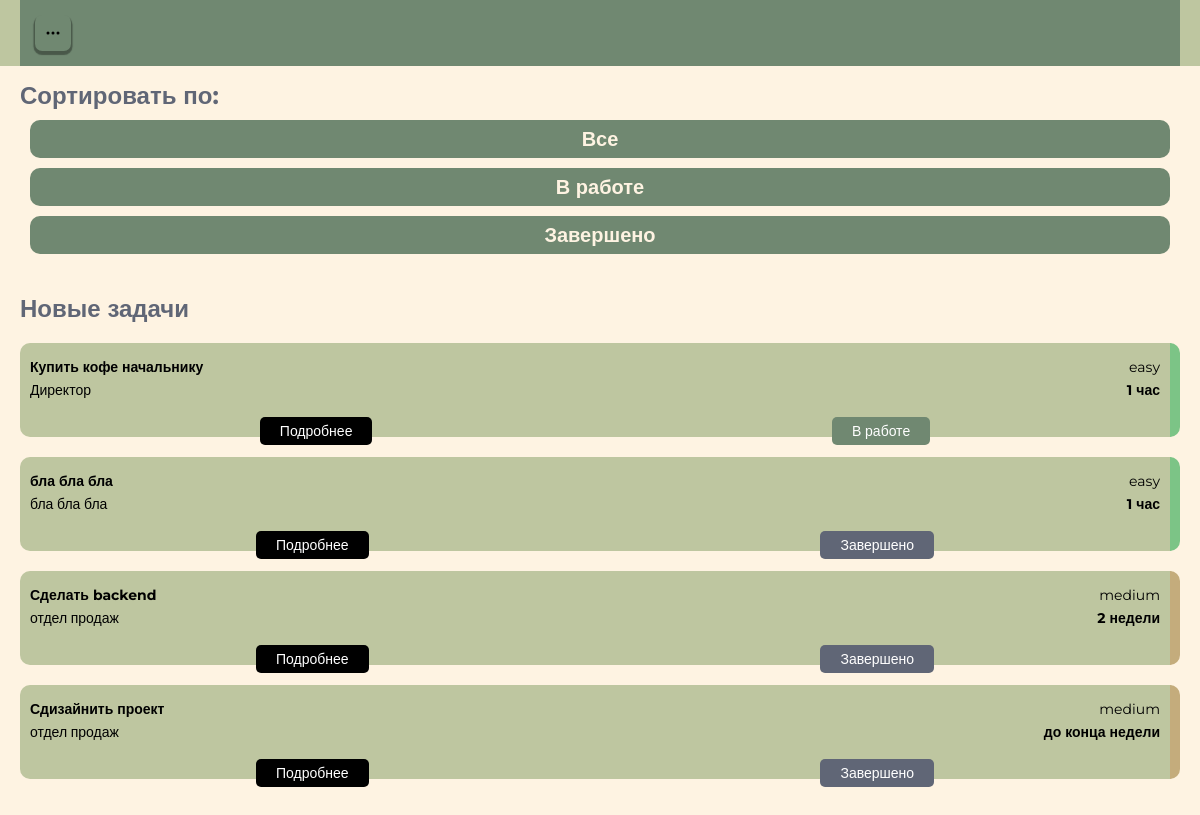
The page / on the database its author committed.
### taskmanager_app/models.py (models this page shows, shortened)
class Tasks(models.Model):
    title = models.CharField("Название задачи", max_length=255)
    category = models.ForeignKey(Category, on_delete=models.CASCADE, verbose_name="Выберите сортировку")
    customer = models.CharField("Имя заказчика", max_length=100)
    deadline = models.CharField("Дедлайн", max_length=100)
    difficulty = models.CharField("Сложность", max_length=80)
    description = models.TextField("Описание задачи")
    condition = models.TextField("Описание условия")
    address = models.CharField("Адрес заказа", max_length=100)
    phone = models.CharField("Телефон", max_length=20)
    email = models.CharField("Email", max_length=100)
    created_at = models.DateTimeField("Дата и время публикации", default=datetime.now)
    is_active = models.BooleanField("Активная задача", default=False)
    class Meta:
        verbose_name = "Задача"
        verbose_name_plural = "Задачи"

### taskmanager_app/views.py (the view)
# urls.py: path('', views.home_page, name='home_page'),
def home_page(request):
    categories = Category.objects.all()
    tasks = Tasks.objects.all().order_by('-created_at')[:4]
    context = {
        'categories': categories,
        'tasks': tasks
    }
    return render(request, "./home.html", context)

### taskmanager_app/templates/home.html (shortened to what this page needs)
{% extends 'base.html'%}
{% block content %}
<section class="categories">
    <div class="container">
        <h2 class="title">Сортировать по:</h2>
        <div class="categories-list">
            <a href="{% url 'tasks_page' %}" class="category-item">Все</a>
            <a href="{% url 'tasks_by_category_page' %}" class="category-item">В работе</a>
            <a href="{% url 'off_tasks' %}" class="category-item">Завершено</a>
        </div>
    </div>
</section>
<section class="tasks">
    <div class="container">
        <h2 class="title">Новые задачи</h2>
        <div class="tasks-list">
            {% for task in tasks %}
                {% if task.difficulty == "easy" %}
                <div class="task-card is-easy">
                    <div class="task-card__info">
                        <div class="task-card__title">{{task.title}}</div>
                        <div class="task-card__complexity ">{{task.difficulty}}</div>
                        <div class="task-card__title">{{task.customer}}</div>
                        <div class="task-card__deadline">{{task.deadline}}</div>
                    </div>
                    <div class="task-card__buttons">
                        <a href="{% url 'task_detail_page' pk=task.pk %}" class="task-card__link">Подробнее</a>
                        {% if not task.is_active %}
                        <div class="status is-done">В работе</div>
                        {% else %}
                        <div class="status">Завершено</div>
                        {% endif %}                    </div>
                </div>
                {% elif task.difficulty == "medium" %}
                <div class="task-card is-medium">
                    <div class="task-card__info">
                        <div class="task-card__title">{{task.title}}</div>
                        <div class="task-card__complexity ">{{task.difficulty}}</div>
                        <div class="task-card__title">{{task.customer}}</div>
                        <div class="task-card__deadline">{{task.deadline}}</div>
                    </div>
                    <div class="task-card__buttons">
                        <a href="{% url 'task_detail_page' pk=task.pk %}" class="task-card__link">Подробнее</a>
                        {% if not task.is_active %}
                        <div class="status is-done">В работе</div>
                        {% else %}
                        <div class="status">Завершено</div>
                        {% endif %}
                    </div>
                </div>
                {% endif %}
            {% endfor %}
        </div>
    </div>
</section>
{%endblock%}

### taskmanager_app/static/css/style.css (style rules this page uses)
* { margin: 0px; padding: 0px; box-sizing: border-box; font-family: "Montserrat", sans-serif; }
:root { --light: #FEF3E2; --secondary: #BEC6A0; --main: #708871; --dark: #606676; }
.container { margin: 0 20px; padding: 15px 0; }
.title { color:var(--dark); margin-bottom: 10px; }
.category-item { text-decoration: none; color: var(--light); margin: 10px; background-color: var(--main); display: flex; padding: 7px 0; justify-content: center; font-size: 20px; font-weight: 600; border-radius: 10px; }
.task-card { background-color: var(--secondary); margin: 20px 0; padding: 10px; border-right: solid 10px var(--secondary); border-radius: 10px; }
.task-card__info { display: grid; grid-template-columns: 70% 30%; }
.task-card__title, .task-card__deadline, .task-card__complexity { font-size: 14px; margin-top: 5px; }
.task-card__title:nth-child(1), .task-card__deadline { font-weight: bold; }
.task-card__deadline, .task-card__complexity { text-align: end; }
.task-card__buttons { position: relative; top: 18px; display:flex; justify-content: space-around; }
.task-card__link, .status, .btn-success { text-decoration: none; border:none; background-color: var(--dark); padding: 5px 20px; border-radius: 5px; color: white; font-size: 14px; }
.task-card__link { background-color: black; }
.is-done { background-color: var(--main); }
.is-medium { border-right: solid 10px rgb(196, 172, 124); }
.is-easy { border-right: solid 10px rgb(124, 196, 134); }

### rows shown on the page
Tasks: title "Купить кофе начальнику", difficulty "easy", customer "Директор", deadline "1 час", is_active "В работе"
Tasks: title "бла бла бла", difficulty "easy", customer "бла бла бла", deadline "1 час", is_active "Завершено"
Tasks: title "Сделать backend", difficulty "medium", customer "отдел продаж", deadline "2 недели", is_active "Завершено"
Tasks: title "Сдизайнить проект", difficulty "medium", customer "отдел продаж", deadline "до конца недели", is_active "Завершено"
